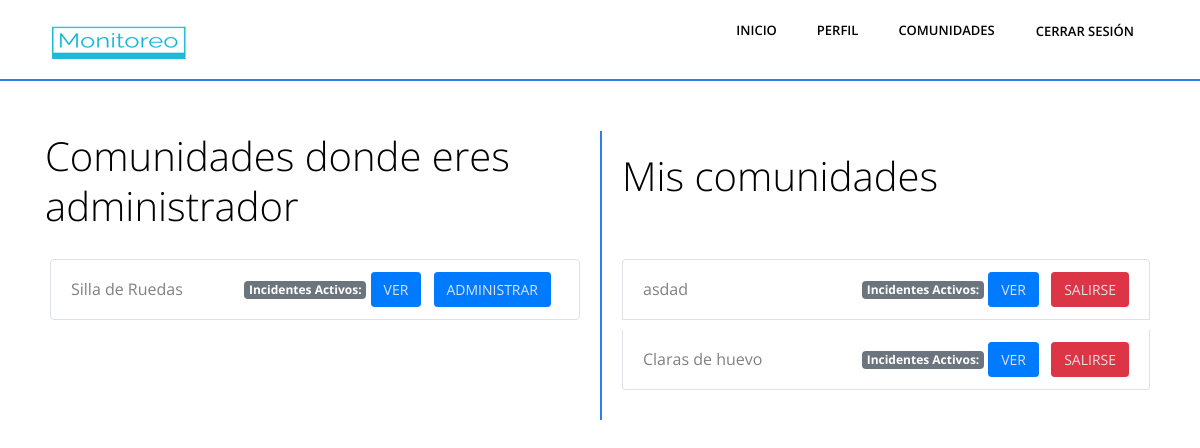
The page /mis-comunidades/ (signed in) on the database as committed earlier.
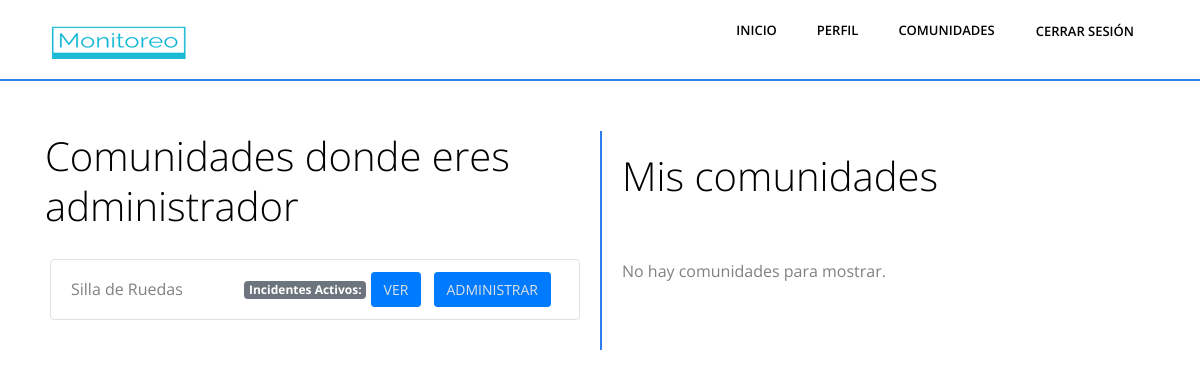
The same page on the database as committed later.
### Aplicaciones/Monitoreo/models.py (models this page shows, shortened)
class ComunidadPerfil(models.Model):
    comunidad = models.ForeignKey(Comunidad, on_delete=models.CASCADE)
    perfil = models.ForeignKey('Perfil', on_delete=models.CASCADE)
    esAdmin = models.BooleanField(default=False)
    """ observador, un miembro de la comunidad no afectado por la tematica de la comunidad (usuarios silla de rueda) """
    observador = models.BooleanField(default=True)

class Comunidad(models.Model):
    nombre = models.CharField(max_length=100)
    descripcion = models.CharField(max_length=255, null=True)

### Aplicaciones/Monitoreo/views.py (the view)
# urls.py: path('mis-comunidades/', views.listar_comunidades_perfil, name='listar_comunidades_perfil'),
def listar_comunidades_perfil(request):
    group_names = requestGroups(request)
    perfil = Perfil.objects.get(user=request.user)
    comunidades_admin = ComunidadPerfil.objects.filter(perfil=perfil,esAdmin=True)
    comunidades_no_admin = ComunidadPerfil.objects.filter(perfil=perfil,esAdmin=False)
    incidentes = []
    for comunidad in comunidades_admin:
        incidentes_count = base_incidentes.count_documents({"comunidad": comunidad.comunidad.nombre,"solucionado":False})
        resultado_comunidad = {
            'comunidad': comunidad.comunidad.nombre,
            'incidentes_count': incidentes_count
        }
        incidentes.append(resultado_comunidad)
    for comunidad in comunidades_no_admin:
        incidentes_count = base_incidentes.count_documents({"comunidad": comunidad.comunidad.nombre,"solucionado":False})
        resultado_comunidad = {
            'comunidad': comunidad.comunidad.nombre,
            'incidentes_count': incidentes_count
        }
        incidentes.append(resultado_comunidad)
    context = {
        'request':request,
        'groups':group_names,
        'perfil': perfil,
        'comunidades_admin': comunidades_admin,
        'comunidades_no_admin': comunidades_no_admin,
        'incidentes':incidentes
    }
    return render(request, 'mis_comunidades.html', context)

### Aplicaciones/Monitoreo/views.py (called while the page is built)
def requestGroups(request):
    user = request.user
    user_groups = user.groups.all()
    group_names = [group.name for group in user_groups]
    return group_names

### Aplicaciones/Monitoreo/templates/mis_comunidades.html (shortened to what this page needs)
{% load static %}
<html lang="es">
  {% include 'fragments/head.html' %}
  <body class="body-wrapper" data-spy="scroll" data-target=".privacy-nav">
    {% include 'fragments/header.html' %}
     <div class="container mt-5">
      <div class="row">
        {% if 'ComunidadAdmin' in groups %}
        <div class="col-md-6">
          <h2>Comunidades donde eres administrador</h2>
        </div>
        <div class="col-md-6" style="border-left: 2px solid #2e7eed; padding: 20px;">
          <h2>Mis comunidades</h2>
        </div>
        {% else %}
        <div class="col-md-6" style="padding: 20px;">
          <h2>Mis comunidades</h2>
        </div>
        {% endif %}
        {% if 'ComunidadAdmin' in groups %}
        <div class="col-md-6" style="padding: 20px;">
          <ul class="list-group member-list">
            {% for comunidad_perfil in comunidades_admin %}
            <li class="list-group-item d-flex justify-content-between align-items-center">
            <span>{{ comunidad_perfil.comunidad.nombre }}</span>
            <div>
              {% for incidente in incidentes %}
                  {% if incidente.comunidad == comunidad_perfil.comunidad.nombre %}
                      <span class="badge badge-secondary">Incidentes Activos: {{ incidente.incidentes_count }}</span>
                  {% endif %}
              {% endfor %}
              <a href="{% url 'listar_incidentes_comunidades' id_comunidad=comunidad_perfil.comunidad.id%}"><button class="btn btn-sm btn-admin mr-2">Ver</button></a>
              <form method="post" action="{% url 'administrar_comunidad' comunidad_perfil.comunidad.id %}" class="d-inline">
                <button type="submit" class="btn btn-sm btn-admin mr-2">Administrar</button>
              </form>
            </div>
          </li>
            {% endfor %}
            </ul>
          </div>
        {% endif %}
        {% if 'ComunidadAdmin' in groups %}
        <div class="col-md-6" style="border-left: 2px solid #2e7eed; padding: 20px;">
          {% else %}
          <div class="col-md-12" style="padding: 20px;">
          {% endif %}
          {% if comunidades_no_admin %}
          <ul class="list-group member-list">
            {% for comunidad_perfil in comunidades_no_admin %}
            <li class="list-group-item d-flex justify-content-between align-items-center">
              <span>{{ comunidad_perfil.comunidad.nombre }}</span>
              <div>
                {% for incidente in incidentes %}
                    {% if incidente.comunidad == comunidad_perfil.comunidad.nombre %}
                        <span class="badge badge-secondary">Incidentes Activos: {{ incidente.incidentes_count }}</span>
                    {% endif %}
                {% endfor %}
                <a href="{% url 'listar_incidentes_comunidades' id_comunidad=comunidad_perfil.comunidad.id%}"><button class="btn btn-sm btn-admin mr-2">Ver</button></a>
                <a href="{% url 'salir_comunidad' comunidad_id=comunidad_perfil.comunidad.id  pag_redirect='mis_comunidades' tipo='usuario'%}"><button class="btn btn-sm btn-delete">Salirse</button></a>
              </div>
            </li>
            {% endfor %}
          </ul>
            {% else %}
            <p>No hay comunidades para mostrar.</p>
            {% endif %}
            </div>
      </div>
    </div>
  </body>
</html>

Rows that differ between the two databases and show on the page:
removed ComunidadPerfil: comunidad.nombre "asdad"
removed ComunidadPerfil: comunidad.nombre "Claras de huevo"
Other text that changed with them:
text now shown: "No hay comunidades para mostrar."
